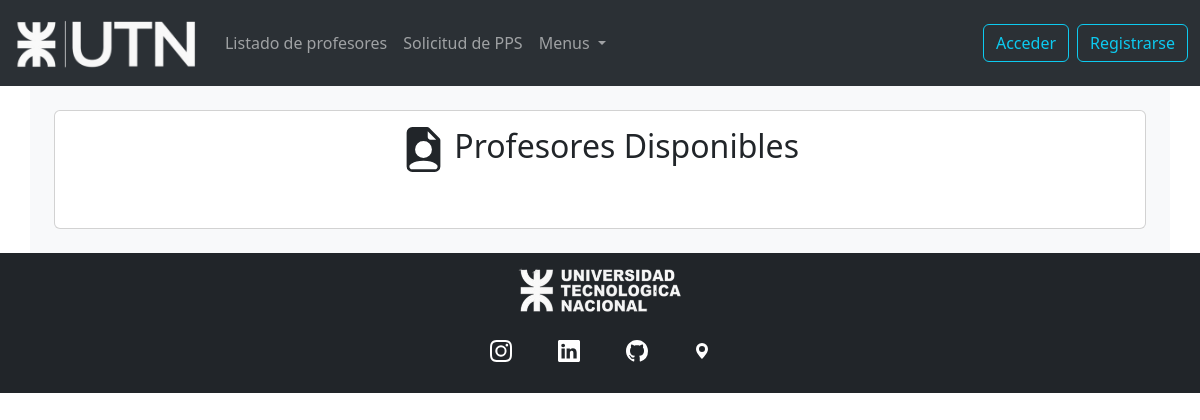
The app's page /professor_list/prof_list.php, older data.
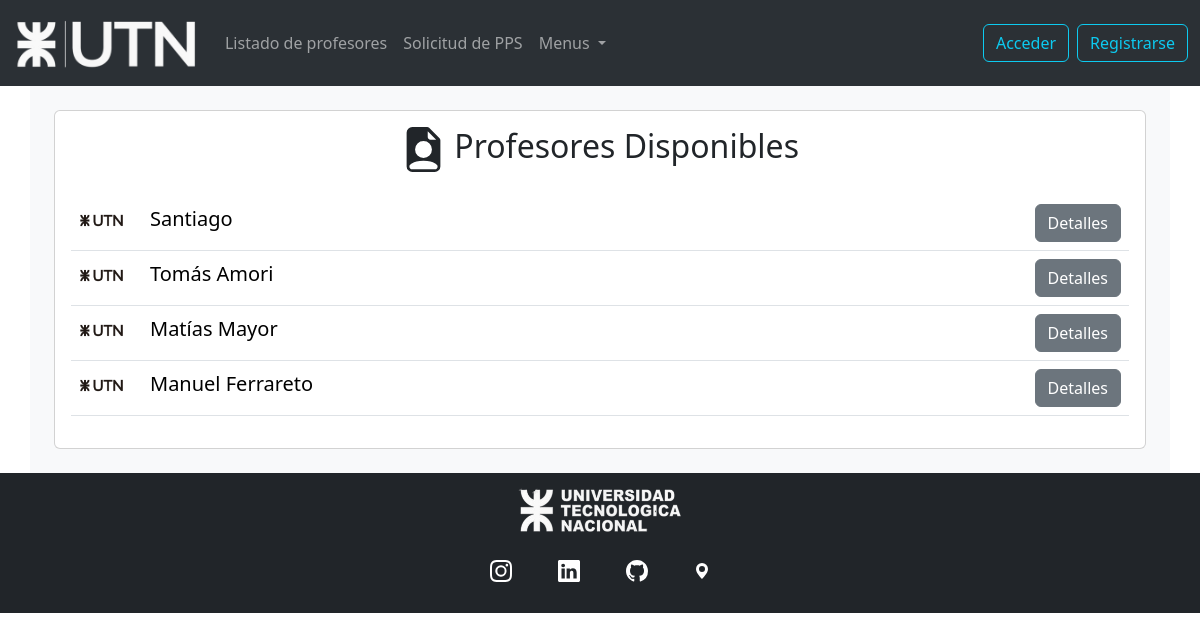
The same page, newer data.
### tables this page shows
CREATE TABLE `user` (
  `user_id` int NOT NULL,
  `email` varchar(255) NOT NULL,
  `password` varchar(255) NOT NULL,
  `name` varchar(255) NOT NULL,
  `photo` varchar(255) DEFAULT NULL,
  `deleted` tinyint(1) NOT NULL DEFAULT '0',
  `reset_token` varchar(64) DEFAULT NULL,
  `reset_token_expires_at` datetime DEFAULT NULL,
  `career_id` int DEFAULT NULL,
  `role_id` int NOT NULL
);

### src/professor_list/prof_list.php (the view, shortened to what this page needs)
<?php include ("../db.php") ?>
<?php include ("../includes/header.php") ?>
<div class="container p-4 bg-light">
    <div class="row">
        <div class="col-md-12">
            <div class="card card-body">
                <h2 class="text-center mb-4">
                    Profesores Disponibles
                </h2>
                <table class="table">
                    <tbody>
                        <?php
                        $query = "SELECT role_id FROM role WHERE name = 'Profesor'";
                        $result = $conn->query($query);
                        if ($result && $result->num_rows > 0) {
                            $row = $result->fetch_assoc();
                            $role_id = $row['role_id'];
                            $query = "SELECT user_id, user.name, user.email, career.name AS career_name, spp.status AS spp_status
                                            FROM user
                                            INNER JOIN career ON user.career_id = career.career_id
                                            LEFT JOIN spp_user ON spp_user.mentor_id = user.user_id
                                            LEFT JOIN spp ON spp_user.spp_id = spp.spp_id
                                            WHERE role_id = $role_id";
                            $query .= " GROUP BY
                                            user.user_id
                                            HAVING
                                            COALESCE(SUM(spp_status = 'in course'), 0) < 10";
                            $result_users = mysqli_query($conn, $query);
                        } else {
                            $message = 'No se encontró el rol "Profesor"';
                        }
                        while ($row = mysqli_fetch_array($result_users)) { ?>
                            <tr>
                                <td style="font-size: 20px;"><img src="../img/utn-logo.png"
                                        width="45">&nbsp;&nbsp;&nbsp;&nbsp;
                                    <?php echo $row['name'] ?>
                                </td>
                                <td class="text-end">
                                    <button type="button" class="btn btn-secondary" data-bs-toggle="modal"
                                        data-bs-target="#exampleModal<?php echo $row['user_id']; ?>">
                                        Detalles
                                    </button>
                                </td>
                            </tr>
                        <?php } ?>
                    </tbody>
                </table>
            </div>
        </div>
    </div>
</div>
<?php include ("../includes/footer.php") ?>

Row changes from the older to the newer data that the page shows:
added user: name "Santiago"
added user: name "Tomás Amori"
added user: name "Matías Mayor"
added user: name "Manuel Ferrareto"
